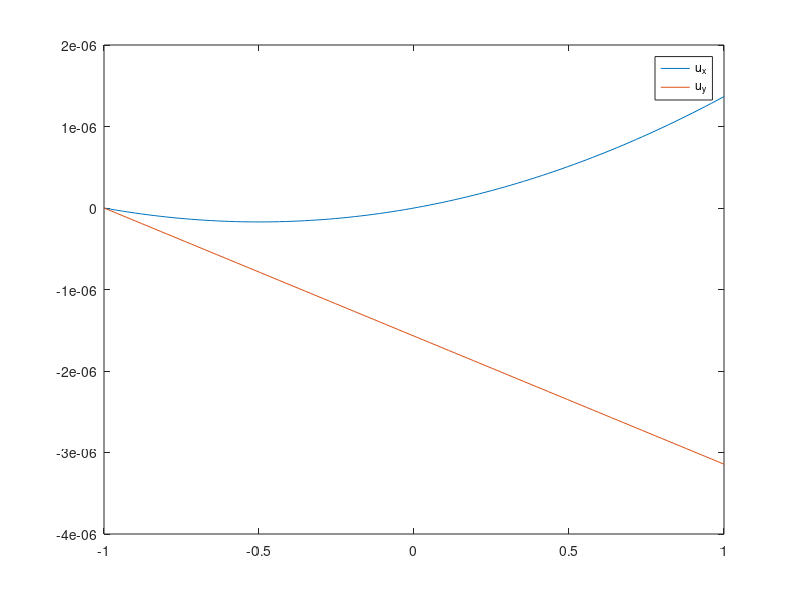

MATLAB code to generate this figure: (Note: this script raises an error after producing the figure.)
function [MM, bb] = q2()
global E nu dg_ijdx dg_ijdy

% Physical parameters
E = 1.18e11; % Young's modulus for titanium Ti-6Al-2Nb-1Ta-0.8Mo [N/m^2]
nu = 0.31;   % Poisson's ratio for Titanium Ti-6Al-2Nb-1Ta-0.8Mo

% Cell array with function handles for the four g_ij basis functions.
% i,j = 1 corresponds to the - subscript. i,j = 2 to the + subscript.
% E.g. g_ij{2,1} returns the g_+- function handle.
g_ij = {@(x,y) (1+x).*(1+y)./4, @(x,y) (1+x).*(1-y)./4;  % g_--, g_-+
        @(x,y) (1-x).*(1+y)./4, @(x,y) (1-x).*(1-y)./4}; % g_+-, g_++

% Function handles for the x-derivatives of the basis functions g_ij.
% Note: Returned function handles are still multivariate (x,y) to remain
% compatible with our 2D Gauss-Legendre quadrature function, which
% integrates them over the unit square.
dg_ijdx = {@(x,y)  (1+y)/4, @(x,y)  (1-y)/4;  % dg_--/dx, dg_-+/dx
           @(x,y) -(1+y)/4, @(x,y) -(1-y)/4}; % dg_+-/dx, dg_++/dx

% Function handles for the y-derivatives of the basis functions g_ij.
dg_ijdy = {@(x,y) (1+x)/4, @(x,y) -(1+x)/4;  % dg_--/dy, dg_-+/dy
           @(x,y) (1-x)/4, @(x,y) -(1-x)/4}; % dg_+-/dy, dg_++/dy

M = zeros(8,8);
M = [B(1,1), B(1,2), B(1,3), B(1,4);
     B(2,1), B(2,2), B(2,3), B(2,4);
     B(3,1), B(3,2), B(3,3), B(3,4);
     B(4,1), B(4,2), B(4,3), B(4,4)];
% for gamma=1:4
%     for delta=1:4
%         M(2*gamma-1:2*gamma, 2*delta-1:2*delta) = B(gamma, delta);
%     end
% end

det(M)
cond(M)
% figure; heatmap(M); title('M');

F_delta = 8e4; % [N/m^2]
alpha = E/(1-nu^2);

b = zeros(8,1);
g_11 = g_ij{1,1};
b(2) = -(F_delta/alpha) * g_11(1,0);
g_12 = g_ij{1,2};
b(4) = -(F_delta/alpha) * g_12(1,0);
g_21 = g_ij{2,1};
b(6) = -(F_delta/alpha) * g_21(1,0);
g_22 = g_ij{2,2};
b(8) = -(F_delta/alpha) * g_22(1,0);

b
a = M \ b

Mg = M(1:4,1:4)
bg = b(1:4)*alpha
ag = Mg \ bg

ux = @(x,y) ag(1).*g_ij{1,1}(x,y) + ag(3).*g_ij{1,2}(x,y);
uy = @(x,y) ag(2).*g_ij{1,1}(x,y) + ag(4).*g_ij{1,2}(x,y);
x = repmat(linspace(-1,1,100),[100,1]);
y = repmat(linspace(-1,1,100),[100,1]);
ux_xy = ux(x,y);
uy_xy = uy(x,y);
figure;
plot(x(end,:), ux_xy(end,:)', x(end,:), uy_xy(end,:)');
legend('u_x', 'u_y')

% ux = @(x,y) a(1).*g_ij{1,1}(x,y) + a(3).*g_ij{1,2}(x,y) + a(5).*g_ij{2,1}(x,y) + a(7).*g_ij{2,2}(x,y);
% uy = @(x,y) a(2).*g_ij{1,1}(x,y) + a(4).*g_ij{1,2}(x,y) + a(6).*g_ij{2,1}(x,y) + a(8).*g_ij{2,2}(x,y);
% x = repmat(linspace(-1,1,10),[10,1]);
% y = repmat(linspace(-1,1,10),[10,1]);
% ux_xy = ux(x,y);
% uy_xy = uy(x,y);
% surf(x,y',ux_xy);
% heatmap(ux_xy);
% figure;
% heatmap(uy_xy);
% figure;
% ux_xy(1,:)
% uy_xy(1,:)
% plot(x(end,:), ux_xy(end,:)', x(end,:), uy_xy(end,:)');

% four2two = {[1,1], [1,2], [2,1], [2,2]};
four2two = {[2,1], [1,1], [2,2], [1,2]};
beta = (1-nu)/2;

a = sym('a', [4 1]);
b = sym('b', [4 1]);
vars = [a(1); b(1); a(2); b(2); a(3); b(3); a(4); b(4);];
a(1) = 0; a(3) = 0; b(1) = 0; b(3) = 0;
% vars = [a; b];
eqns = [];

for gamma=1:4
    [i,j] = deal(four2two{gamma}(1), four2two{gamma}(2));
    eqnx = 0;
    eqny = 0;
    for delta=1:4
        [k,l] = deal(four2two{delta}(1), four2two{delta}(2));
        
        eqnx = eqnx ...
            + a(delta) * (G(i,j,k,l,'x','x') + beta*G(i,j,k,l,'y','y')) ...
            + b(delta) * (nu*G(i,j,k,l,'x','y') + beta*G(i,j,k,l,'y','x'));
        eqny = eqny ...
            + a(delta) * (beta*G(i,j,k,l,'x','y') + nu*G(i,j,k,l,'y','x')) ...
            + b(delta) * (beta*G(i,j,k,l,'x','x') + G(i,j,k,l,'y','y'));
    end
    g = g_ij{i,j};
    b_RHS = -F_delta * g(1,0);
    eqns = [eqns; eqnx == 0; eqny == b_RHS];
end

[MM, bb] = equationsToMatrix(eqns, vars)

det(MM)
cond(MM)
% figure;
% heatmap(double(MM))
M-double(MM)

MM = double(MM); bb = double(bb);
a = MM \ bb

% ux = @(x,y) a(3).*g_ij{1,1}(x,y) + a(7).*g_ij{1,2}(x,y) + a(1).*g_ij{2,1}(x,y) + a(5).*g_ij{2,2}(x,y);
% uy = @(x,y) a(4).*g_ij{1,1}(x,y) + a(8).*g_ij{1,2}(x,y) + a(2).*g_ij{2,1}(x,y) + a(6).*g_ij{2,2}(x,y);
ux = @(x,y) a(1).*g_ij{1,1}(x,y) + a(3).*g_ij{1,2}(x,y) + a(5).*g_ij{2,1}(x,y) + a(7).*g_ij{2,2}(x,y);
uy = @(x,y) a(2).*g_ij{1,1}(x,y) + a(4).*g_ij{1,2}(x,y) + a(6).*g_ij{2,1}(x,y) + a(8).*g_ij{2,2}(x,y);
x = repmat(linspace(-1,1,10),[10,1]);
y = repmat(linspace(-1,1,10),[10,1]);
ux_xy = ux(x,y);
uy_xy = uy(x,y);

% figure;
% surf(x,y',ux_xy);
% figure;
% heatmap(ux_xy); title('ux');
% figure;
% heatmap(uy_xy); title('uy');
% 
% figure;
% plot(x(end,:), ux_xy(end,:)', x(end,:), uy_xy(end,:)');

MMM = [MM(3:4,3:4) MM(3:4,7:8); MM(7:8,3:4) MM(7:8,7:8);]
bbb = [bb(3:4); bb(7:8);]

aaa = MMM \ bbb

ux = @(x,y) aaa(1).*g_ij{1,1}(x,y) + aaa(3).*g_ij{1,2}(x,y);
uy = @(x,y) aaa(2).*g_ij{1,1}(x,y) + aaa(4).*g_ij{1,2}(x,y);
x = repmat(linspace(-1,1,10),[10,1]);
y = repmat(linspace(-1,1,10),[10,1]);
ux_xy = ux(x,y);
uy_xy = uy(x,y);

% figure;
% surf(x,y',ux_xy);
% figure;
% surf(x, y', ux_xy); title('u_x');
% figure;
% surf(x, y', uy_xy); title('u_y'); colorbar;
% 
% figure;
% plot(x(end,:), ux_xy(end,:)', x(end,:), uy_xy(end,:)');
% legend('u_x', 'u_y')

end

function integral = gauss_legendre_quadrature_2D(f)
% Integrate the function f(x,y) over the unit square [-1,1]x[-1,1] using
% Gaussian quadrature with a unit weighing function \omega(x,y)=1 so the
% associated polynomials are the Legendre polynomials and thus the method is
% known as Gauss-Legendre quadrature with two evaluation points for each spatial
% dimension.
    
    integral = f(-1/sqrt(3), -1/sqrt(3)) + f(-1/sqrt(3), 1/sqrt(3)) ...
               + f(1/sqrt(3), -1/sqrt(3)) + f(1/sqrt(3), 1/sqrt(3));
end

function dg = dg(i,j,m)
% Returns the function handle corresponding to the m derivative of the g_ij
% basis function, that is dg_ij/dx_m. i,j can take on the values {1,2} where 1
% corresponds to the - subscript, 2 to the + subscript. m can take on the string
% values {'x','y'}.

    assert(i==1 || i==2, 'Invalid value for i, not 1 (-) or 2 (+)!')
    assert(j==1 || j==2, 'Invalid value for j, not 1 (-) or 2 (+)!')
    assert(m=='x' || m=='y', 'Invalid value for m, not ''x'' or ''y''!')

    global dg_ijdx dg_ijdy

    if m == 'x'
        dg = dg_ijdx{i,j};
    elseif m == 'y'
        dg = dg_ijdy{i,j};
    end
end

function G = G(i,j,k,l,m,n)
    assert(i==1 || i==2, 'Invalid value for i, not 1 (-) or 2 (+)!')
    assert(j==1 || j==2, 'Invalid value for j, not 1 (-) or 2 (+)!')
    assert(k==1 || k==2, 'Invalid value for k, not 1 (-) or 2 (+)!')
    assert(l==1 || l==2, 'Invalid value for l, not 1 (-) or 2 (+)!')
    assert(m=='x' || m=='y', 'Invalid value for m, not ''x'' or ''y''!')
    assert(n=='x' || n=='y', 'Invalid value for m, not ''x'' or ''y''!')

    global E nu
    alpha = E/(1-nu^2);

    dg1 = dg(i,j,m);
    dg2 = dg(k,l,n);
    integrand = @(x,y) alpha*dg1(x,y)*dg2(x,y);
    G = gauss_legendre_quadrature_2D(integrand);
end

function B = B(gamma, delta)
    global nu
    beta = (1-nu)/2;

    four2two = {[1,1], [1,2], [2,1], [2,2]};
    [i,j] = deal(four2two{gamma}(1), four2two{gamma}(2));
    [k,l] = deal(four2two{delta}(1), four2two{delta}(2));

    B_11 = G(i,j,k,l,'x','x') + beta*G(i,j,k,l,'y','y');
    B_12 = nu*G(i,j,k,l,'x','y') + beta*G(i,j,k,l,'y','x');
    B_21 = beta*G(i,j,k,l,'x','y') + nu*G(i,j,k,l,'y','x');
    B_22 = beta*G(i,j,k,l,'x','x') + G(i,j,k,l,'y','y');

    B = [B_11, B_12; B_21, B_22];
end
